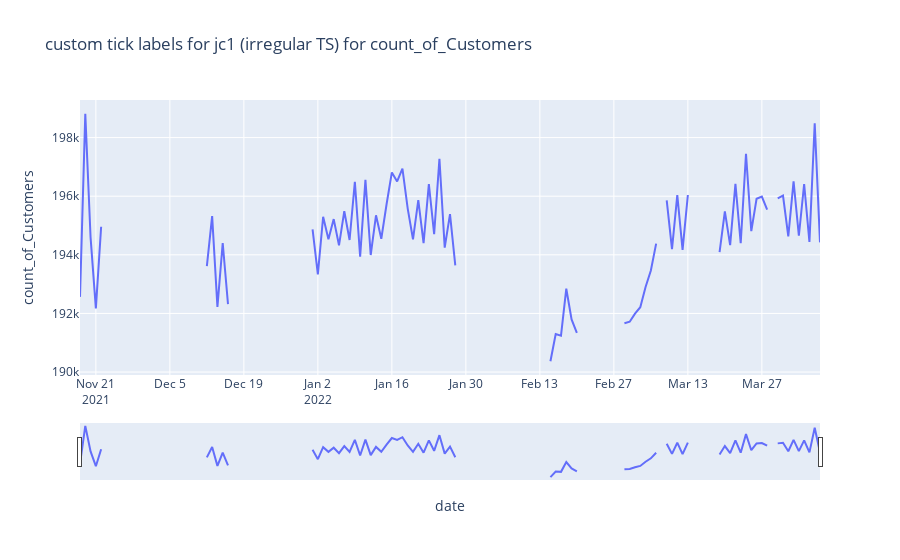
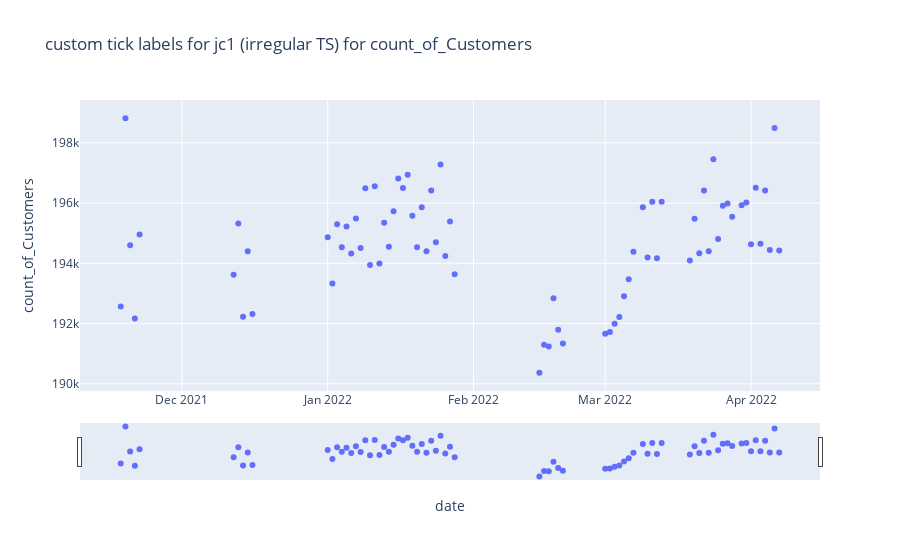
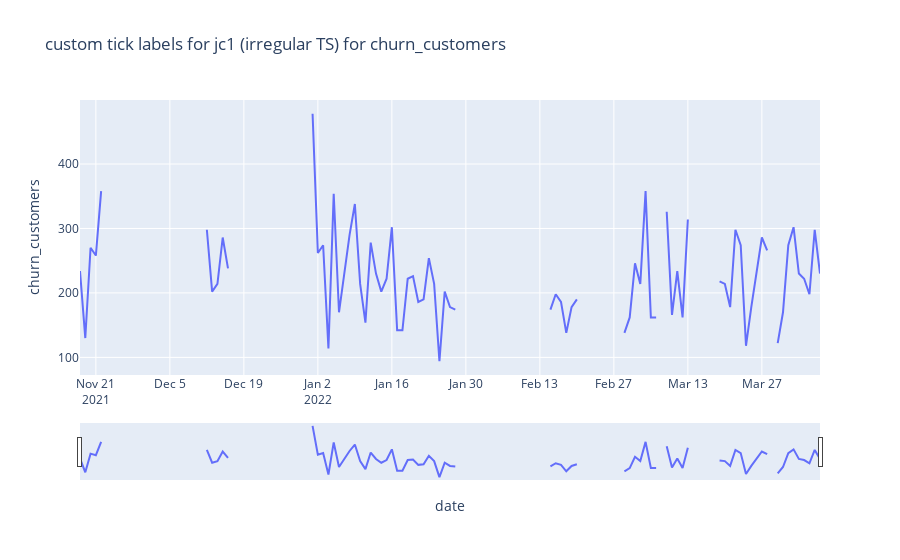
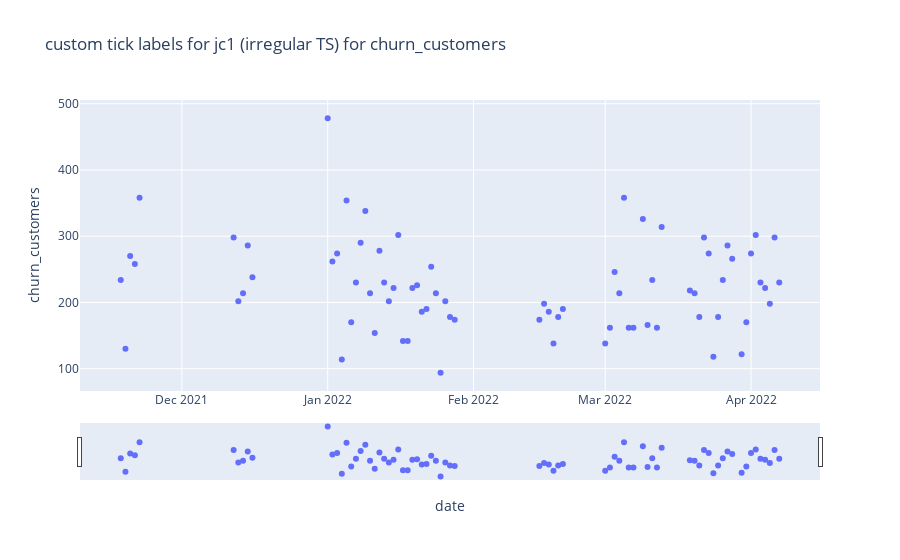

These figures' notebook cell, in order:
### Code cell
import plotly.express as px
for i in range (1,12):

    fig = px.line(df_jc1_interpolate_plot, x="date", y=df_jc1_interpolate_plot.columns[i],
              hover_data={"date"},
              title=f'custom tick labels for jc1 (irregular TS) for {df_jc1_interpolate_plot.columns[i]}')
    fig.update_xaxes(rangeslider_visible=True)
    fig1 = px.scatter(df_jc1_interpolate_plot, x=df_jc1_interpolate_plot.columns[0], y=df_jc1_interpolate_plot.columns[i],
              hover_data={"date"},
              title=f'custom tick labels for jc1 (irregular TS) for {df_jc1_interpolate_plot.columns[i]}')
    fig1.update_xaxes(rangeslider_visible=True)


    fig.show()
    fig1.show()
    i=i+1

### Figure 1 — Plotly figure (JSON) as saved in the notebook; plotly's stock layout.template omitted (floating-point values rounded to 4 significant figures; data arrays with more than 128 entries replaced by an {"elided": "..."} marker saying what was removed)
{"data": [{"hovertemplate": "date=%{x}<br>count_of_Customers=%{y}<extra></extra>", "legendgroup": "", "line": {"color": "#636efa", "dash": "solid"}, "marker": {"symbol": "circle"}, "mode": "lines", "name": "", "orientation": "v", "showlegend": false, "type": "scatter", "x": {"elided": "141 str values"}, "xaxis": "x", "y": {"elided": "141 int values"}, "yaxis": "y"}], "layout": {"legend": {"tracegroupgap": 0}, "title": {"text": "custom tick labels for jc1 (irregular TS) for count_of_Customers"}, "xaxis": {"anchor": "y", "domain": [0, 1], "rangeslider": {"visible": true}, "title": {"text": "date"}}, "yaxis": {"anchor": "x", "domain": [0, 1], "title": {"text": "count_of_Customers"}}}}

### Figure 2 — Plotly figure (JSON) as saved in the notebook; plotly's stock layout.template omitted (floating-point values rounded to 4 significant figures; data arrays with more than 128 entries replaced by an {"elided": "..."} marker saying what was removed)
{"data": [{"hovertemplate": "date=%{x}<br>count_of_Customers=%{y}<extra></extra>", "legendgroup": "", "marker": {"color": "#636efa", "symbol": "circle"}, "mode": "markers", "name": "", "orientation": "v", "showlegend": false, "type": "scatter", "x": {"elided": "141 str values"}, "xaxis": "x", "y": {"elided": "141 int values"}, "yaxis": "y"}], "layout": {"legend": {"tracegroupgap": 0}, "title": {"text": "custom tick labels for jc1 (irregular TS) for count_of_Customers"}, "xaxis": {"anchor": "y", "domain": [0, 1], "rangeslider": {"visible": true}, "title": {"text": "date"}}, "yaxis": {"anchor": "x", "domain": [0, 1], "title": {"text": "count_of_Customers"}}}}

### Figure 3 — Plotly figure (JSON) as saved in the notebook; plotly's stock layout.template omitted (floating-point values rounded to 4 significant figures; data arrays with more than 128 entries replaced by an {"elided": "..."} marker saying what was removed)
{"data": [{"hovertemplate": "date=%{x}<br>churn_customers =%{y}<extra></extra>", "legendgroup": "", "line": {"color": "#636efa", "dash": "solid"}, "marker": {"symbol": "circle"}, "mode": "lines", "name": "", "orientation": "v", "showlegend": false, "type": "scatter", "x": {"elided": "141 str values"}, "xaxis": "x", "y": {"elided": "141 int values"}, "yaxis": "y"}], "layout": {"legend": {"tracegroupgap": 0}, "title": {"text": "custom tick labels for jc1 (irregular TS) for churn_customers "}, "xaxis": {"anchor": "y", "domain": [0, 1], "rangeslider": {"visible": true}, "title": {"text": "date"}}, "yaxis": {"anchor": "x", "domain": [0, 1], "title": {"text": "churn_customers "}}}}

### Figure 4 — Plotly figure (JSON) as saved in the notebook; plotly's stock layout.template omitted (floating-point values rounded to 4 significant figures; data arrays with more than 128 entries replaced by an {"elided": "..."} marker saying what was removed)
{"data": [{"hovertemplate": "date=%{x}<br>churn_customers =%{y}<extra></extra>", "legendgroup": "", "marker": {"color": "#636efa", "symbol": "circle"}, "mode": "markers", "name": "", "orientation": "v", "showlegend": false, "type": "scatter", "x": {"elided": "141 str values"}, "xaxis": "x", "y": {"elided": "141 int values"}, "yaxis": "y"}], "layout": {"legend": {"tracegroupgap": 0}, "title": {"text": "custom tick labels for jc1 (irregular TS) for churn_customers "}, "xaxis": {"anchor": "y", "domain": [0, 1], "rangeslider": {"visible": true}, "title": {"text": "date"}}, "yaxis": {"anchor": "x", "domain": [0, 1], "title": {"text": "churn_customers "}}}}
